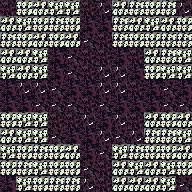

This is a level from a 2D game, rendered from its Tiled map with the project's own tilesets. A one-line summary and the complete map file follow:
An orthogonal 12x12 tile map with 16x16 px tiles, 1 tile layer (tile) and 16 objects.

<map version="1.0" tiledversion="1.1.2" orientation="orthogonal" renderorder="right-down" width="12" height="12" tilewidth="16" tileheight="16" infinite="0" nextobjectid="83">
 <tileset firstgid="1" source="tileset.tsx" />
 <layer name="tile" width="12" height="12">
  <data encoding="csv">
41,34,36,37,37,41,38,36,35,34,35,38,
36,37,34,35,34,40,40,35,36,37,36,34,
35,34,36,34,36,39,41,35,34,34,35,35,
36,36,37,40,39,41,41,8,41,36,35,37,
37,36,37,40,39,41,38,38,40,34,37,37,
40,38,38,39,8,40,38,38,41,40,39,40,
40,40,39,39,39,41,39,8,40,40,39,39,
34,37,37,41,41,38,40,38,41,36,34,36,
36,37,37,39,40,8,38,39,38,35,35,37,
37,34,35,34,36,40,39,37,35,34,34,36,
34,35,37,34,34,39,41,36,37,36,37,34,
40,37,34,35,35,38,41,36,36,36,37,39
</data>
 </layer>
 <objectgroup name="creature">
  <object id="71" gid="249" x="48" y="64" width="16" height="16">
   <properties>
    <property name="probability" value="5" />
   </properties>
  </object>
  <object id="72" gid="249" x="128" y="64" width="16" height="16">
   <properties>
    <property name="probability" value="5" />
   </properties>
  </object>
  <object id="73" gid="249" x="48" y="144" width="16" height="16">
   <properties>
    <property name="probability" value="5" />
   </properties>
  </object>
  <object id="74" gid="249" x="128" y="144" width="16" height="16">
   <properties>
    <property name="probability" value="5" />
   </properties>
  </object>
  <object id="75" gid="249" x="96" y="128" width="16" height="16">
   <properties>
    <property name="probability" value="5" />
   </properties>
  </object>
  <object id="76" gid="249" x="80" y="80" width="16" height="16">
   <properties>
    <property name="probability" value="5" />
   </properties>
  </object>
  <object id="77" gid="248" x="32" y="96" width="16" height="16">
   <properties>
    <property name="probability" value="5" />
   </properties>
  </object>
  <object id="78" gid="248" x="128" y="112" width="16" height="16">
   <properties>
    <property name="probability" value="5" />
   </properties>
  </object>
  <object id="79" gid="248" x="144" y="96" width="16" height="16">
   <properties>
    <property name="probability" value="5" />
   </properties>
  </object>
  <object id="80" gid="250" x="64" y="96" width="16" height="16">
   <properties>
    <property name="probability" value="5" />
   </properties>
  </object>
  <object id="81" gid="250" x="112" y="112" width="16" height="16">
   <properties>
    <property name="probability" value="5" />
   </properties>
  </object>
  <object id="82" gid="250" x="96" y="32" width="16" height="16">
   <properties>
    <property name="probability" value="5" />
   </properties>
  </object>
 </objectgroup>
 <objectgroup name="furniture">
  <object id="67" gid="52" x="64" y="80" width="16" height="16" />
  <object id="68" gid="52" x="112" y="80" width="16" height="16" />
  <object id="69" gid="52" x="112" y="128" width="16" height="16" />
  <object id="70" gid="52" x="64" y="128" width="16" height="16" />
 </objectgroup>
 <objectgroup name="description" />
</map>
